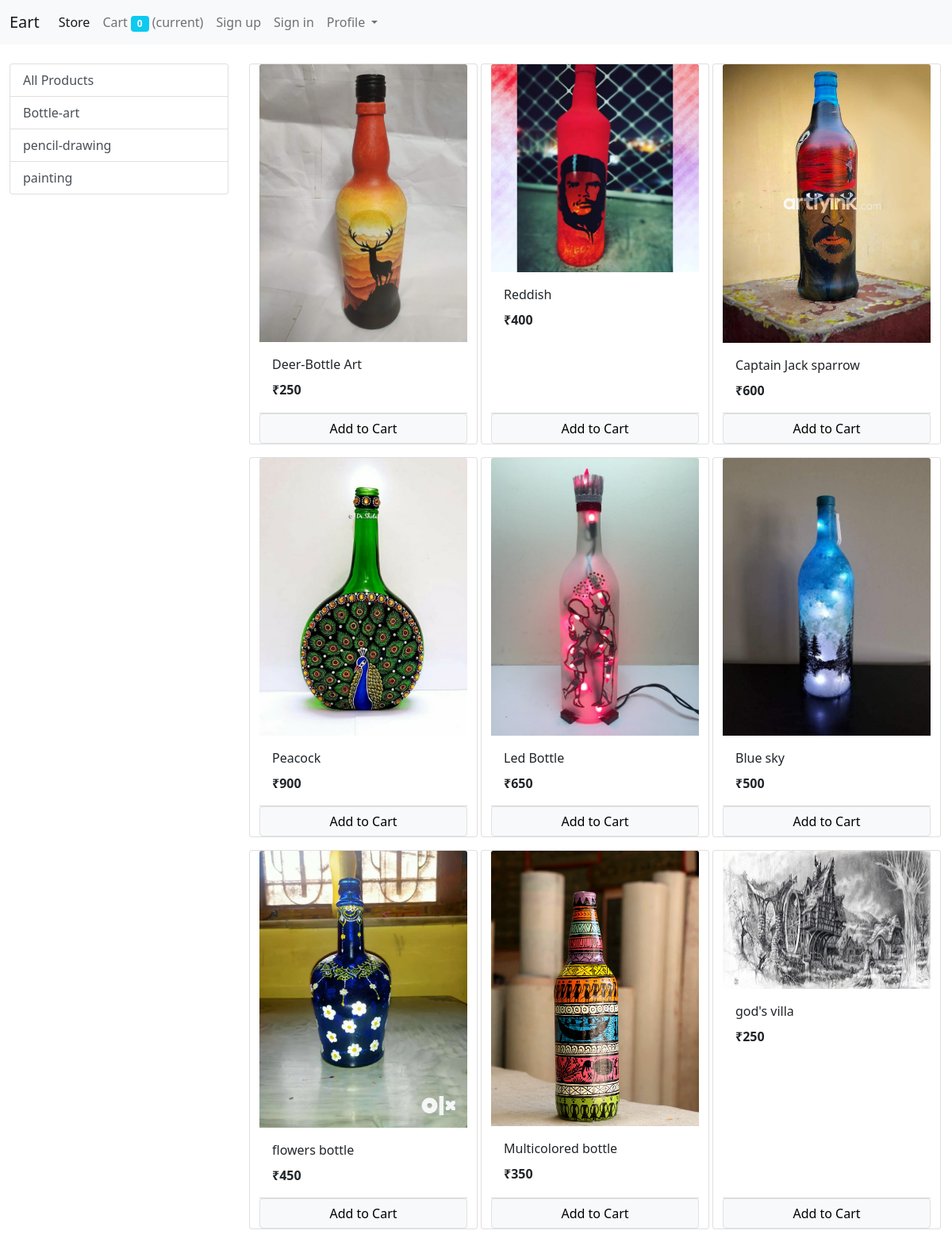
/?category=1, run on the app's committed database.
### store/models/category.py (models this page shows, shortened)
class category(models.Model):
    name = models.CharField(max_length=60)
    @staticmethod
    def get_all_categories():
        return category.objects.all()

### store/models/product.py (models this page shows, shortened)
class product(models.Model):
    name = models.CharField(max_length=60)
    price = models.IntegerField(default=0)
    category = models.ForeignKey(category, on_delete=models.CASCADE, default=1)
    description = models.CharField(max_length=120, default='')
    image = models.ImageField(upload_to='upload/product/')
    @staticmethod
    def get_all_products_by_categoryid(category_id):
        if category_id:
            return product.objects.filter(category = category_id)
        else:
            return product.objects.all()

### store/views/home.py (the view, shortened to what this page needs)
# urls.py: path('', Index.as_view(), name='homepage'),
class Index(View):
    def get(self, request):
        cart = request.session.get('cart')
        if not cart:
            request.session['cart'] = {}
        products = None
        categories = category.get_all_categories()
        categoryID = request.GET.get('category')
        if categoryID:
            products = product.get_all_products_by_categoryid(categoryID)
        else:
            products = product.get_all_products()
        context = {}
        context['products'] = products
        context['categories'] = categories
        print('you are :', request.session.get('email'))
        return render(request, 'index.html', context)

### store/templatetags/cart.py (called while the page is built)
@register.filter(name='is_in_cart')
def is_in_cart(product, cart):
    keys = cart.keys()
    for id in keys:
        if int(id) == product.id:
            return True
    return False

### store/templatetags/custom_filter.py (called while the page is built)
@register.filter(name='currency')
def currency(number):
    return "₹"+str(number)

### store/templates/index.html (shortened to what this page needs)
{% extends 'base.html' %}
{% block content %}
{% load cart %}
{% load custom_filter %}
<div class="container-fluid mt-4">
    <div class="row">
        <div class="col-lg-3 mx-auto">
            <div class="list-group">
                <a href="/" class="list-group-item list-group-item-action">All Products</a>
                {% for category in categories %}
                <a href="/?category={{ category.id }}" class="list-group-item list-group-item-action">
                    {{ category.name }}</a>
                {% endfor %}
            </div>
        </div>
        <div id="products" class="col-lg-9 mx-auto">
            <div class="row mx-auto">
                {% for product in products %}
                <div class="card mx-auto mb-3" id="{{ product.id }}" style="width: 18rem;">
                    <img src="{{ product.image.url }}" class="card-img-top mx-auto" alt="...">
                    <div class="card-body">
                        <p class="card-title">{{ product.name }}</p>
                        <p class="card-text"><b>{{ product.price|currency }}</b></p>
                    </div>
                    <div class="card-footer p-0 no-gutters">
                        {% if product|is_in_cart:request.session.cart %}
                        <div class="row no-gutters">
                             <form action="/#{{ product.id }}" class="col-2" method="POST">
                                {% csrf_token %}
                                <input hidden type="text" name="product" value="{{ product.id }}">
                                <input hidden type="text" name="remove" value="True">
                                <input type="submit" value=" - " class="btn btn-block btn-secondary">
                            </form>
                            <div class="text-center col">{{ product|cart_quantity:request.session.cart }} in Cart</div>
                            <form action="/#{{ product.id }}" class="col-2" method="POST">
                                {% csrf_token %}
                                <input hidden type="text" name="product" value="{{ product.id }}">
                                <input type="submit" value=" + " class="btn btn-block btn-secondary">
                            </form>
                        </div>
                        {% else %}
                        <form action="/#{{ product.id }}" method="POST" class="btn-block">
                            <input type="submit" class="float-right btn  btn-light border
                            form-control" value="Add to Cart">
                        </form>
                        {% endif %}
                    </div>
                </div>
                {% endfor %}
            </div>
        </div>
    </div>
</div>
{% endblock %}

### store/templates/base.html (shortened to what this page needs)
<!DOCTYPE html>
<html lang="en">
<head>
    <link href="https://cdn.jsdelivr.net/npm/bootstrap@5.0.0-beta1/dist/css/bootstrap.min.css" rel="stylesheet"
>
</head>
<body>
    <nav class="navbar navbar-expand-lg navbar-light bg-light">
        <div class="container-fluid">
            <a class="navbar-brand" href="/">Eart</a>
            <div class="collapse navbar-collapse" id="navbarSupportedContent">
                <ul class="navbar-nav my-2 my-lg-0">
                    <li class="nav-item">
                        <a class="nav-link active" aria-current="page" href="{% url 'homepage' %}">Store</a>
                    </li>
                </ul>
                <form class="d-flex">
                    <ul class="navbar-nav my-2 my-lg-0">
                    <li class="nav-item active">
                            <a class="nav-link " aria-current="page" href="/cart">Cart
                            <span class="badge bg-info">{{request.session.cart.keys|length}}</span>
                            <span class="sr-only">(current)</span></a>
                        </li>
                    {% if request.session.customer %}
                        <li class="nav-item active">
                            <a class="nav-link " aria-current="page" href="/orders">Orders</a>
                        </li>
                        <li class="nav-item active">
                            <a class="nav-link " aria-current="page" href="/logout">Logout</a>
                        </li>
                    {% else %}
                        <li class="nav-item active">
                            <a class="nav-link " aria-current="page" href="/signup">Sign up</a>
                        </li>
                        <li class="nav-item active">
                            <a class="nav-link " aria-current="page" href="/login">Sign in</a>
                        </li>
                    {% endif %}
                        <li class="nav-item dropdown">
                            <a class="nav-link dropdown-toggle" href="#" id="navbarDropdown" role="button"
                                data-bs-toggle="dropdown" aria-expanded="false">
                                Profile
                            </a>
                        </li>
                    </ul>
                </form>
            </div>
        </div>
    </nav>
    {% block content %}
    {% endblock %}
</body>
</html>

### data on the page
category: name "Bottle-art"
category: name "pencil-drawing"
category: name "painting"
product: image (picture), name "Deer-Bottle Art", price "₹250"
product: image (picture), name "Reddish", price "₹400"
product: image (picture), name "Captain Jack sparrow", price "₹600"
product: image (picture), name "Peacock", price "₹900"
product: image (picture), name "Led Bottle", price "₹650"
product: image (picture), name "Blue sky", price "₹500"
product: image (picture), name "flowers bottle", price "₹450"
product: image (picture), name "Multicolored bottle", price "₹350"
product: image (picture), name "god's villa", price "₹250"

### other printed values
{{ request.session.cart.keys|length }} "0"
